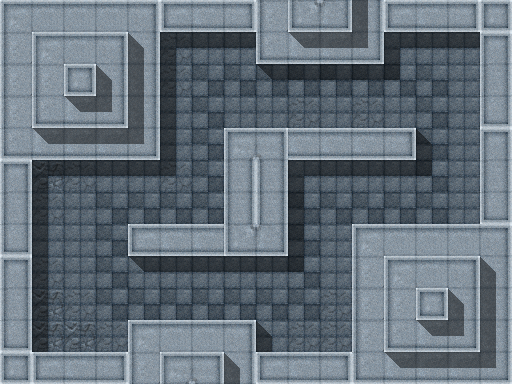

Below is a game level as drawn by its tile map, then a one-line description and the .tmx that defines it (tile-layer data replaced by summaries):
An orthogonal 16x12 tile map with 32x32 px tiles, 3 tile layers (waypoints, main, shadows), 3 tilesets and 4 objects.

<map version="1.0" orientation="orthogonal" width="16" height="12" tilewidth="32" tileheight="32">
 <tileset firstgid="1" name="ConcreteStorm" tilewidth="32" tileheight="32">
  <image source="TileSets/ConcreteStormTileSet.png" width="512" height="512" />
  <tile id="5">
   <properties>
    <property name="Pit" value="" />
   </properties>
  </tile>
  <tile id="6">
   <properties>
    <property name="Pit" value="" />
   </properties>
  </tile>
  <tile id="7">
   <properties>
    <property name="Pit" value="" />
   </properties>
  </tile>
  <tile id="21">
   <properties>
    <property name="Pit" value="" />
   </properties>
  </tile>
  <tile id="37">
   <properties>
    <property name="Pit" value="" />
   </properties>
  </tile>
  <tile id="53">
   <properties>
    <property name="Pit" value="" />
   </properties>
  </tile>
  <tile id="68">
   <properties>
    <property name="Empty" value="" />
   </properties>
  </tile>
  <tile id="69">
   <properties>
    <property name="Empty" value="" />
   </properties>
  </tile>
  <tile id="84">
   <properties>
    <property name="Empty" value="" />
   </properties>
  </tile>
  <tile id="85">
   <properties>
    <property name="Empty" value="" />
   </properties>
  </tile>
 </tileset>
 <tileset firstgid="257" name="Tanks" tilewidth="32" tileheight="32">
  <image source="TileSets/TanksTileSet.png" width="128" height="32" />
  <tile id="0">
   <properties>
    <property name="Team" value="Red" />
    <property name="Type" value="Tank" />
   </properties>
  </tile>
  <tile id="1">
   <properties>
    <property name="Team" value="Green" />
    <property name="Type" value="Tank" />
   </properties>
  </tile>
  <tile id="3">
   <properties>
    <property name="Team" value="Red" />
    <property name="Type" value="Tank" />
   </properties>
  </tile>
 </tileset>
 <tileset firstgid="261" name="Waypoints" tilewidth="32" tileheight="32">
  <image source="TileSets/WaypointTileSet.png" width="32" height="32" />
  <tile id="0">
   <properties>
    <property name="Color" value="Green" />
   </properties>
  </tile>
 </tileset>
 <layer name="waypoints" width="16" height="12">
  <data>[192 cells, 9 non-empty, 1 distinct tile ids]</data>
 </layer>
 <layer name="main" width="16" height="12">
  <data>[192 cells, 192 non-empty, 23 distinct tile ids]</data>
 </layer>
 <objectgroup name="tanks" width="16" height="12">
  <object gid="257" x="417" y="224">
   <properties>
    <property name="WaypointColor" value="Green" />
   </properties>
  </object>
  <object gid="258" x="57" y="223" />
  <object gid="257" x="418" y="159">
   <properties>
    <property name="WaypointColor" value="Green" />
   </properties>
  </object>
  <object gid="257" x="416" y="98">
   <properties>
    <property name="WaypointColor" value="Green" />
   </properties>
  </object>
 </objectgroup>
 <layer name="shadows" width="16" height="12">
  <data>[192 cells, 64 non-empty, 6 distinct tile ids]</data>
 </layer>
</map>
